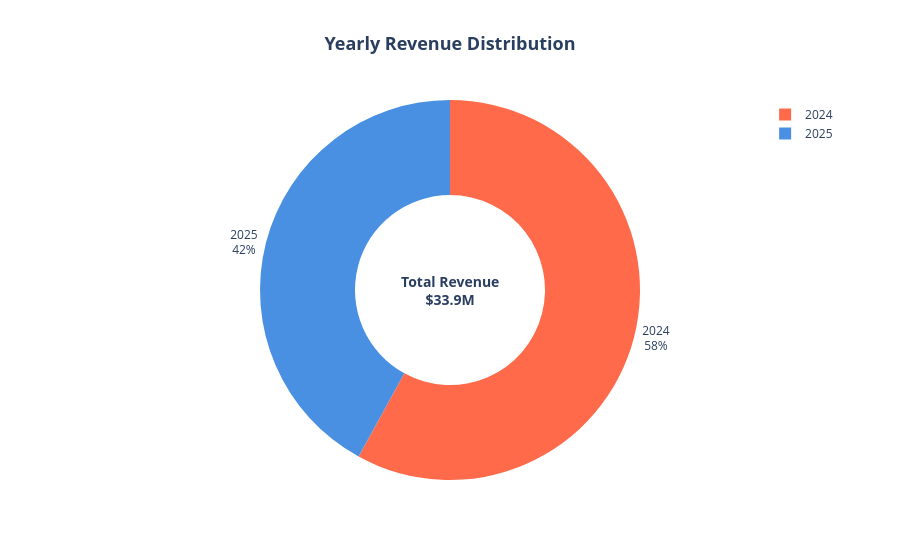

This figure's notebook cell:
### Markdown cell above
### Yearly Revenue Trends

### Code cell
yearly_rev = df.groupby(df['Order_Date'].dt.year)['Sales'].sum().reset_index()
yearly_rev.columns = ['Year', 'Total_Revenue']
yearly_rev['Revenue_Growth'] = (yearly_rev['Total_Revenue'] / yearly_rev['Total_Revenue'].sum() * 100).round(2)

fig = go.Figure(data=[go.Pie(
    labels=yearly_rev['Year'].astype(str),
    values=yearly_rev['Total_Revenue'],
    hole=0.5,
    textinfo='label+percent',
    textposition='outside',
    text=yearly_rev.apply(lambda x: f'{x["Year"]}<br>${x["Total_Revenue"]/1000000:.1f}M<br>({x["Revenue_Growth"]:.1f}%)', axis=1),
    hoverinfo='label+percent+value',
    marker=dict(colors=['#FF6B4A', '#4A90E2', '#50C878', '#FFD700', '#9B59B6'])
)])

fig.update_layout(
    title='<b>Yearly Revenue Distribution</b>',
    title_x=0.5,
    title_font_size=18,
    showlegend=True,
    annotations=[dict(
        text=f'<b>Total Revenue<br>${yearly_rev["Total_Revenue"].sum()/1000000:.1f}M</b>',
        x=0.5, y=0.5,
        font_size=14,
        showarrow=False
    )]
)

fig.show()

### Figure 1 — Plotly figure (JSON) as saved in the notebook; plotly's stock layout.template omitted (floating-point values rounded to 4 significant figures)
{"data": [{"hole": 0.5, "hoverinfo": "label+percent+value", "labels": ["2024", "2025"], "marker": {"colors": ["#FF6B4A", "#4A90E2", "#50C878", "#FFD700", "#9B59B6"]}, "text": ["2024.0<br>$19.6M<br>(58.0%)", "2025.0<br>$14.2M<br>(42.0%)"], "textinfo": "label+percent", "textposition": "outside", "type": "pie", "values": [19630002, 14222651]}], "layout": {"annotations": [{"font": {"size": 14}, "showarrow": false, "text": "<b>Total Revenue<br>$33.9M</b>", "x": 0.5, "y": 0.5}], "showlegend": true, "title": {"font": {"size": 18}, "text": "<b>Yearly Revenue Distribution</b>", "x": 0.5}}}
